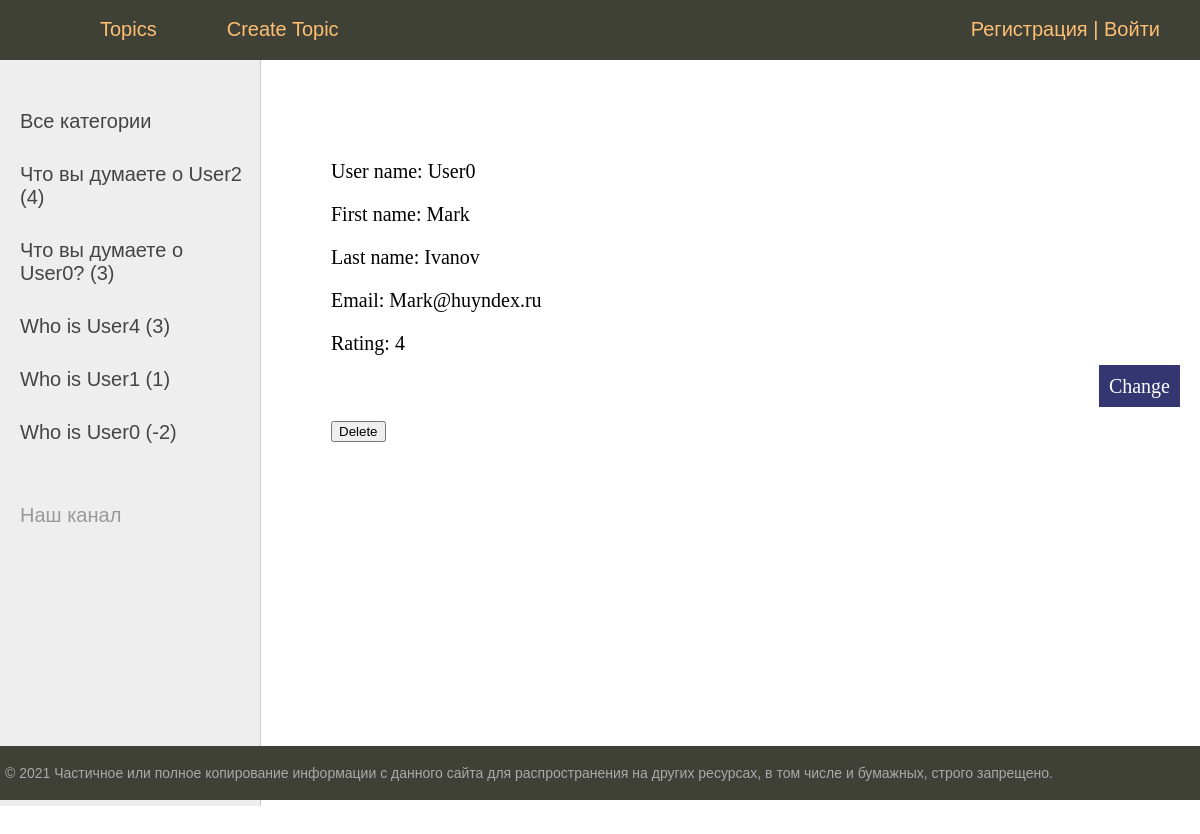
The page /account/1/ on the database its author committed.
### forum/models.py (models this page shows, shortened)
class Forum(models.Model):
    title = models.CharField("Название", max_length=256)
    url = models.SlugField('URL', max_length=24, unique=True)
    category = models.ForeignKey(Category, on_delete=models.PROTECT)
    author = models.ForeignKey(User, on_delete=models.SET_DEFAULT, default="deleted", verbose_name='Создатель')
    create_date = models.DateTimeField("Дата создания", auto_now_add=True)
    is_published = models.BooleanField("Опубликовано", default=False)
    custom = ForumManager()
    objects = models.Manager()
    def get_absolute_url(self):
            return reverse('forum:topic', kwargs={'pk': self.pk})
    class Meta:
        ordering = ['title']
        verbose_name = "Форум"
        verbose_name_plural = "Форумы"

### account/models.py (models this page shows, shortened)
class User(models.Model):
    username = models.CharField("Логин", max_length=32, unique=True)
    first_name = models.CharField("Имя", max_length=32, blank=True)
    last_name = models.CharField("Фамилия", max_length=32, blank=True)
    password = models.CharField(max_length=24)
    email_address = models.EmailField("Email", unique=True)
    create_date = models.DateField("Дата создания", auto_now_add=True)
    photo = models.ImageField(upload_to="photo_users/%Y/%m/%d/", verbose_name="Фото", blank=True)
    last_active_date = models.DateTimeField("Заходил последний раз")
    ban = models.BooleanField("Бан", default=False)
    class Meta:
        db_table = 'account_user'
        ordering = ['username',]
        verbose_name = "Пользователь"
        verbose_name_plural = "Пользователи"

### account/views.py (the view)
# urls.py: path('<int:pk>/', UserView.as_view(), name='user'),
class UserView(DetailView):
    context_object_name = 'user'
    template_name = "account/user_detail.html"
    queryset = User.objects.all()
    def get_context_data(self, **kwargs):
        context = super().get_context_data(**kwargs)
        user_rating = Message.objects.filter(author__pk=self.kwargs['pk']).aggregate(rating=Sum('messagerating__mark'))
        context['user_rating'] = user_rating
        return context

### account/templatetags/account_tags.py (called while the page is built)
@register.inclusion_tag('account/templatetags/account_panel.html')
def get_account_panel(user=None):
    return {'user': user}

### forum/templatetags/forum_tags.py (called while the page is built)
@register.simple_tag(name='menu')
def get_menu():
    menu = [
        {'title': 'Topics', 'url_name': 'forum:index'},
        {'title': 'Create Topic', 'url_name': 'forum:new_topic'}
    ]
    return menu

@register.inclusion_tag('forum/templatetags/list_top_topics.html')
def get_top_five():
    top_five_query = Forum.objects.filter(message__is_head=True).annotate(rating=Sum('message__messagerating__mark')).order_by('-rating')[:5]
    return {'top_five_topics': top_five_query}

### account/templates/account/user_detail.html (shortened to what this page needs)
{% extends 'base.html' %}
{% block content %}
    <div>
        <p>User name: {{user.username}}</p>
        <p>First name: {{user.first_name}}</p>
        <p>Last name: {{user.last_name}}</p>
        <p>Email: {{user.email_address}}</p>
        <p>Rating: {{ user_rating.rating }}</p>
    </div>
			<p class="link-read-post"><a href="{% url 'account:user_update' user.pk %}">Change</a></p>
    <form action="{% url 'account:user_delete' user.pk %}" method="post">
        <input type="submit" value="Delete">
    </form>
{% endblock %}

### templates/base.html (shortened to what this page needs)
{% load static %}
{% load forum_tags %}
{% load account_tags %}
<!DOCTYPE html>
<html>
<head>
	<link type="text/css" href="{% static '/forum/css/styles.css' %}" rel="stylesheet" />
</head>
<body>
<table class="table-page" border=0 cellpadding="0" cellspacing="0">
<tr><td valign=top>
{% block mainmenu %}
	<div class="header">
		<ul id="mainmenu" class="mainmenu">
			<li class="logo"><a href="#"><div class="logo"></div></a></li>
			{% menu as menu %}
				{% for m in menu %}
					<li><a href="{% url m.url_name %}">{{m.title}}</a></li>
				{% endfor %}
			{% get_account_panel user=request.custom_user %}
		</ul>
	</div>
{% endblock mainmenu %}
<table class="table-content" border=0 cellpadding="0" cellspacing="0">
<tr>
	<td valign="top" class="left-chapters">
	<ul id="leftchapters">
{% get_top_five %}
		<li class="share">
		<p>Наш канал</p>
		<a class="share-yt" href="https://www.youtube.com/channel/UClJzWfGWuGJL2t-3dYKcHTA/playlists" target="_blank" rel="nofollow"></a>
		</li>
	</ul>
</td>
<td valign="top" class="content">
	<div class="content-text">
{% block content %}
{% endblock %}
	</div>
</td></tr></table>
</td></tr>
<tr><td valign=top>
	<div id="footer">
		<p>&copy; 2021 Частичное или полное копирование информации с данного сайта для распространения на других ресурсах, в том числе и бумажных, строго запрещено.</p>
	</div>
</td></tr></table>
</body>
</html>

### account/templates/account/templatetags/account_panel.html
{% if user %}
    <li class="last"><a href="{% url 'account:user' user.id %}">{{user.username}}</a> | <a href="{% url 'account:logout' %}">Выйти</a></li>
{% else %}
    <li class="last"><a href="{% url 'account:register' %}">Регистрация</a> | <a href="{% url 'account:login' %}">Войти</a></li>
{% endif %}

### forum/templates/forum/templatetags/list_top_topics.html
{% if cat_selected == 0 %}
		<li class="selected">Все категории</li>
{% else %}
		<li><a href="#">Все категории</a></li>
{% endif %}
{% for topic in top_five_topics %}
	{% if topic.pk == 0 %}
		<li class="selected">{{topic.title}} | rating: {{topic.rating}}</li>
	{% else %}
		<li><a href="{{ topic.get_absolute_url }}">{{topic.title}}  ({{topic.rating}})</a></li>
	{% endif %}
{% endfor %}

### forum/static/forum/css/styles.css (style rules this page uses)
html, body { font-family: 'Arial'; margin: 0; padding: 0; height: 100%; width: 100%; color: #444; }
a { color: #0059b2; text-decoration: none; }
p.link-read-post { text-align: right; }
p.link-read-post a { padding: 10px; min-width: 100px; background: #333671; color: #fff; text-decoration: none; }
.table-page { width: 100%; height: 100%; vertical-align: top; }
.table-page tr { height: 100%; }
.header { background: #3F4137; height: 60px; }
.logo { background: url('../images/logo.png') no-repeat 10px 5px; width: 70px; height: 60px; }
ul.mainmenu { list-style: none; margin: 0; padding: 0; height: 60px; color: #fdc073; font-size: 20px; overflow: hidden; }
ul.mainmenu li { float: left; margin: 18px 40px 0 30px; }
ul.mainmenu li.logo { margin: 0; }
ul.mainmenu li.last { float: right; }
ul.mainmenu li a { color: #fdc073; text-decoration: none; }
.table-content { width: 100%; min-height: 100%; height: 100%; }
.left-chapters { margin: 0; background: #eee; border-right: 1px solid #ccc; min-height: 100%; }
.left-chapters ul { width: 230px; min-height: 100%; margin: 0; padding: 20px 10px 10px 20px; list-style: none; font-size: 20px; }
.left-chapters ul li { margin: 30px 0 0 0; color: #999; }
.left-chapters ul li a { color: #444; text-decoration: none; }
.left-chapters ul li.share { margin: 60px 0 0 0; }
.left-chapters ul li.share p { margin: 30px 0 30px 0; }
.left-chapters ul li.share a { display: inline-block; width: 40px; height: 40px; margin: 0 20px 0 0; }
.left-chapters ul li.share a.share-yt { width: 100%; height: 30px; background: url('../images/share_yt.png') no-repeat 0 0 }
.content { padding: 40px 20px 20px 40px; width: 100%; box-sizing: border-box; }
.content-text { margin: 60px 0 0 30px; color: #000; font-size: 20px; font-family: Yandex Sans Display Light; }
#footer { box-sizing: border-box; background: #3F4137; padding: 5px; color: #aaa; font-size: 14px; font-family: Verdana, Geneva, Arial, Helvetica; text-align: left; overflow: hidden; }

### rows shown on the page
Forum: title "Что вы думаете о User2", rating "4"
Forum: title "Что вы думаете о User0?", rating "3"
Forum: title "Who is User4", rating "3"
Forum: title "Who is User1", rating "1"
Forum: title "Who is User0", rating "-2"
User: username "User0", first_name "Mark", last_name "Ivanov", email_address "Mark@huyndex.ru"

### other values the page prints
{{ m.title }} "Topics" "Create Topic"
{{ user_rating.rating }} "4"
